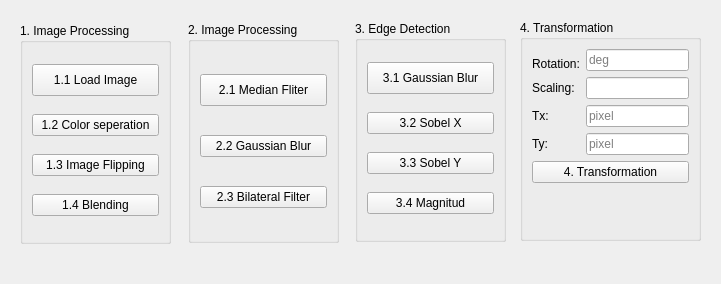
<?xml version="1.0" encoding="UTF-8"?>
<ui version="4.0">
 <class>Opencvdl_HW1</class>
 <widget class="QDockWidget" name="Opencvdl_HW1">
  <property name="geometry">
   <rect>
    <x>0</x>
    <y>0</y>
    <width>721</width>
    <height>284</height>
   </rect>
  </property>
  <property name="windowTitle">
   <string>DockWidget</string>
  </property>
  <widget class="QWidget" name="dockWidgetContents">
   <widget class="QGroupBox" name="ImagePrecessing">
    <property name="geometry">
     <rect>
      <x>20</x>
      <y>23</y>
      <width>151</width>
      <height>221</height>
     </rect>
    </property>
    <property name="toolTip">
     <string>&lt;html&gt;&lt;head/&gt;&lt;body&gt;&lt;p&gt;1. Image Processing&lt;/p&gt;&lt;p&gt;&lt;br/&gt;&lt;/p&gt;&lt;/body&gt;&lt;/html&gt;</string>
    </property>
    <property name="autoFillBackground">
     <bool>false</bool>
    </property>
    <property name="title">
     <string>1. Image Processing</string>
    </property>
    <layout class="QVBoxLayout" name="verticalLayout">
     <item>
      <widget class="QPushButton" name="pushButton">
       <property name="minimumSize">
        <size>
         <width>0</width>
         <height>32</height>
        </size>
       </property>
       <property name="text">
        <string>1.1 Load Image</string>
       </property>
      </widget>
     </item>
     <item>
      <widget class="QPushButton" name="pushButton_2">
       <property name="text">
        <string>1.2 Color seperation</string>
       </property>
      </widget>
     </item>
     <item>
      <widget class="QPushButton" name="pushButton_3">
       <property name="text">
        <string>1.3 Image Flipping</string>
       </property>
      </widget>
     </item>
     <item>
      <widget class="QPushButton" name="pushButton_4">
       <property name="text">
        <string>1.4 Blending</string>
       </property>
      </widget>
     </item>
    </layout>
   </widget>
   <widget class="QGroupBox" name="ImagePrecessing_2">
    <property name="geometry">
     <rect>
      <x>188</x>
      <y>22</y>
      <width>151</width>
      <height>221</height>
     </rect>
    </property>
    <property name="toolTip">
     <string>&lt;html&gt;&lt;head/&gt;&lt;body&gt;&lt;p&gt;1. Image Processing&lt;/p&gt;&lt;p&gt;&lt;br/&gt;&lt;/p&gt;&lt;/body&gt;&lt;/html&gt;</string>
    </property>
    <property name="autoFillBackground">
     <bool>false</bool>
    </property>
    <property name="title">
     <string>2. Image Processing</string>
    </property>
    <layout class="QVBoxLayout" name="verticalLayout_2">
     <item>
      <widget class="QPushButton" name="pushButton_5">
       <property name="minimumSize">
        <size>
         <width>0</width>
         <height>32</height>
        </size>
       </property>
       <property name="text">
        <string>2.1 Median Fliter</string>
       </property>
      </widget>
     </item>
     <item>
      <widget class="QPushButton" name="pushButton_6">
       <property name="text">
        <string>2.2 Gaussian Blur</string>
       </property>
      </widget>
     </item>
     <item>
      <widget class="QPushButton" name="pushButton_7">
       <property name="text">
        <string>2.3 Bilateral Filter</string>
       </property>
      </widget>
     </item>
    </layout>
   </widget>
   <widget class="QGroupBox" name="ImagePrecessing_3">
    <property name="geometry">
     <rect>
      <x>355</x>
      <y>21</y>
      <width>151</width>
      <height>221</height>
     </rect>
    </property>
    <property name="toolTip">
     <string>&lt;html&gt;&lt;head/&gt;&lt;body&gt;&lt;p&gt;1. Image Processing&lt;/p&gt;&lt;p&gt;&lt;br/&gt;&lt;/p&gt;&lt;/body&gt;&lt;/html&gt;</string>
    </property>
    <property name="autoFillBackground">
     <bool>false</bool>
    </property>
    <property name="title">
     <string>3. Edge Detection</string>
    </property>
    <layout class="QVBoxLayout" name="verticalLayout_3">
     <item>
      <widget class="QPushButton" name="pushButton_8">
       <property name="minimumSize">
        <size>
         <width>0</width>
         <height>32</height>
        </size>
       </property>
       <property name="text">
        <string>3.1 Gaussian Blur</string>
       </property>
      </widget>
     </item>
     <item>
      <widget class="QPushButton" name="pushButton_9">
       <property name="text">
        <string>3.2 Sobel X</string>
       </property>
      </widget>
     </item>
     <item>
      <widget class="QPushButton" name="pushButton_10">
       <property name="text">
        <string>3.3 Sobel Y</string>
       </property>
      </widget>
     </item>
     <item>
      <widget class="QPushButton" name="pushButton_11">
       <property name="text">
        <string>3.4 Magnitud</string>
       </property>
      </widget>
     </item>
    </layout>
   </widget>
   <widget class="QGroupBox" name="ImagePrecessing_4">
    <property name="enabled">
     <bool>true</bool>
    </property>
    <property name="geometry">
     <rect>
      <x>520</x>
      <y>20</y>
      <width>181</width>
      <height>221</height>
     </rect>
    </property>
    <property name="toolTip">
     <string>&lt;html&gt;&lt;head/&gt;&lt;body&gt;&lt;p&gt;1. Image Processing&lt;/p&gt;&lt;p&gt;&lt;br/&gt;&lt;/p&gt;&lt;/body&gt;&lt;/html&gt;</string>
    </property>
    <property name="autoFillBackground">
     <bool>false</bool>
    </property>
    <property name="title">
     <string>4. Transformation</string>
    </property>
    <layout class="QFormLayout" name="formLayout">
     <item row="1" column="0">
      <widget class="QLabel" name="label">
       <property name="text">
        <string>Rotation:</string>
       </property>
       <property name="alignment">
        <set>Qt::AlignBottom|Qt::AlignLeading|Qt::AlignLeft</set>
       </property>
      </widget>
     </item>
     <item row="1" column="1">
      <widget class="QLineEdit" name="Tx">
       <property name="enabled">
        <bool>true</bool>
       </property>
       <property name="contextMenuPolicy">
        <enum>Qt::DefaultContextMenu</enum>
       </property>
       <property name="toolTip">
        <string>input number</string>
       </property>
       <property name="inputMethodHints">
        <set>Qt::ImhPreferNumbers</set>
       </property>
       <property name="inputMask">
        <string notr="true"/>
       </property>
       <property name="text">
        <string/>
       </property>
       <property name="placeholderText">
        <string>deg</string>
       </property>
      </widget>
     </item>
     <item row="2" column="0">
      <widget class="QLabel" name="label_2">
       <property name="text">
        <string>Scaling:</string>
       </property>
      </widget>
     </item>
     <item row="2" column="1">
      <widget class="QLineEdit" name="Tx_2">
       <property name="enabled">
        <bool>true</bool>
       </property>
       <property name="contextMenuPolicy">
        <enum>Qt::DefaultContextMenu</enum>
       </property>
       <property name="toolTip">
        <string>input number</string>
       </property>
       <property name="inputMethodHints">
        <set>Qt::ImhPreferNumbers</set>
       </property>
       <property name="inputMask">
        <string notr="true"/>
       </property>
       <property name="text">
        <string/>
       </property>
       <property name="placeholderText">
        <string/>
       </property>
      </widget>
     </item>
     <item row="5" column="0">
      <widget class="QLabel" name="label_3">
       <property name="text">
        <string>Tx:</string>
       </property>
      </widget>
     </item>
     <item row="5" column="1">
      <widget class="QLineEdit" name="Tx_3">
       <property name="enabled">
        <bool>true</bool>
       </property>
       <property name="contextMenuPolicy">
        <enum>Qt::DefaultContextMenu</enum>
       </property>
       <property name="toolTip">
        <string>input number</string>
       </property>
       <property name="inputMethodHints">
        <set>Qt::ImhPreferNumbers</set>
       </property>
       <property name="inputMask">
        <string notr="true"/>
       </property>
       <property name="text">
        <string/>
       </property>
       <property name="placeholderText">
        <string>pixel</string>
       </property>
      </widget>
     </item>
     <item row="6" column="0">
      <widget class="QLabel" name="label_4">
       <property name="text">
        <string>Ty:</string>
       </property>
      </widget>
     </item>
     <item row="6" column="1">
      <widget class="QLineEdit" name="Tx_4">
       <property name="enabled">
        <bool>true</bool>
       </property>
       <property name="contextMenuPolicy">
        <enum>Qt::DefaultContextMenu</enum>
       </property>
       <property name="toolTip">
        <string>input number</string>
       </property>
       <property name="inputMethodHints">
        <set>Qt::ImhPreferNumbers</set>
       </property>
       <property name="inputMask">
        <string notr="true"/>
       </property>
       <property name="text">
        <string/>
       </property>
       <property name="placeholderText">
        <string>pixel</string>
       </property>
      </widget>
     </item>
     <item row="7" column="0" colspan="2">
      <widget class="QPushButton" name="pushButton_12">
       <property name="text">
        <string>4. Transformation</string>
       </property>
      </widget>
     </item>
    </layout>
   </widget>
  </widget>
 </widget>
 <resources/>
 <connections/>
</ui>
